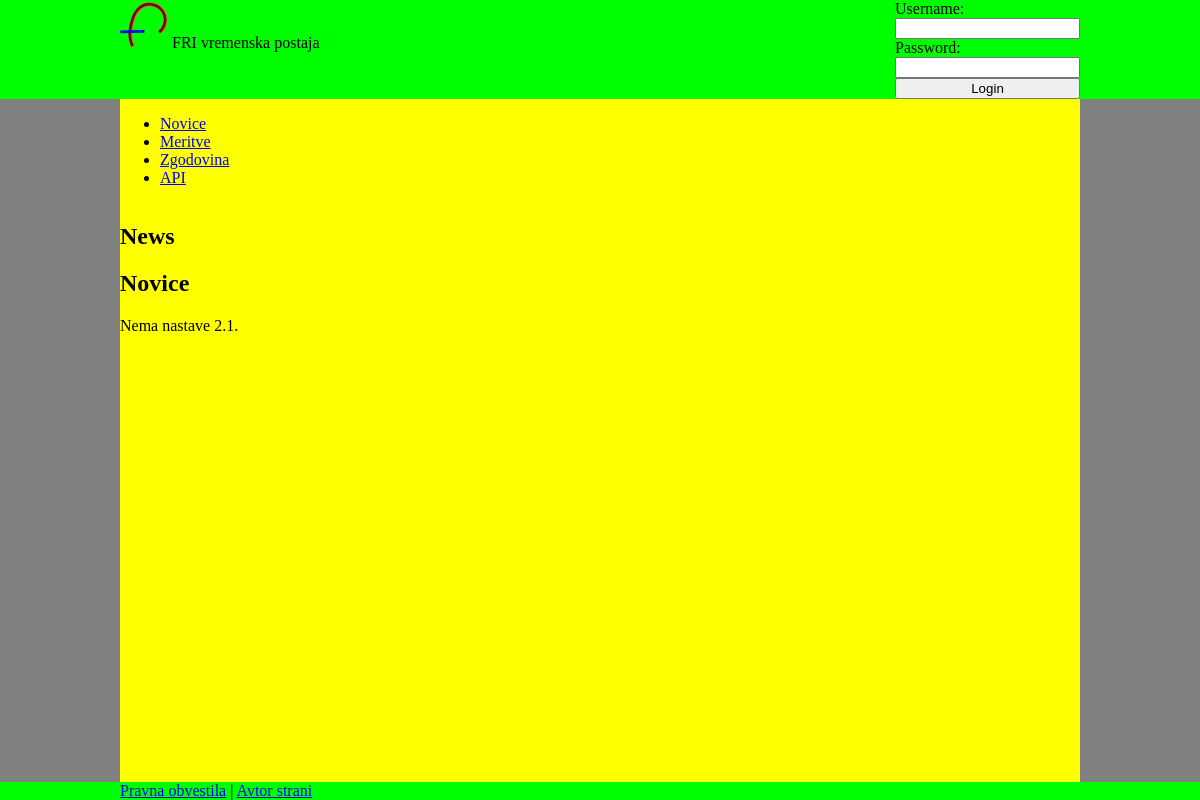
The app's page /, older data.
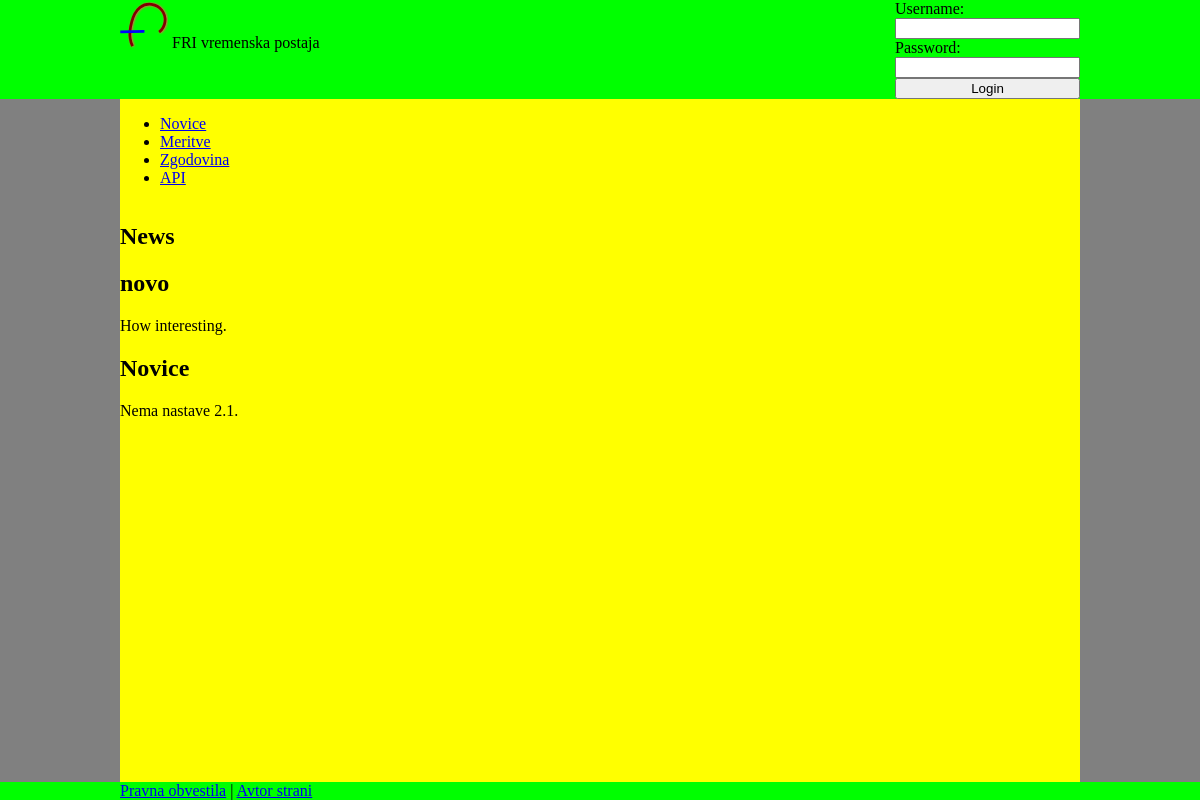
The same page, newer data.
### friws/models.py (models this page shows, shortened)
class Article(models.Model):
    title = models.TextField(max_length=254, default = '')
    content = models.TextField()
    pub_date = models.DateTimeField( default=datetime.now )
    author = models.ForeignKey(User, on_delete=models.SET_NULL, null=True)

### friws/views.py (the view, shortened to what this page needs)
# urls.py: url(r'^$', views.index, name='index'),
def index(request):
  context = {}
  articles = Article.objects.order_by('-pub_date')[:5]
  context['users'] = User.objects.all()
  context['articles'] = articles
  context['loginForm'] = LoginForm()
  return render(request, 'friws/extension.html', context)

### friws/forms.py
class LoginForm(forms.Form):
  username = forms.CharField(label='Username:', max_length=100)
  password = forms.CharField(max_length=100, widget=forms.PasswordInput)

### friws/templates/friws/extension.html
{% extends 'friws/index.html' %}
{% block content %}
  <h1>News </h1>
  {% for article in articles %}
    {% include 'friws/articleTemplate.html' %}
  {% endfor %}
{% endblock %}

### friws/templates/friws/index.html (shortened to what this page needs)
{% load static %}
<!DOCTYPE html>
<html>
  <head>
    <link rel="stylesheet" href="{% static 'friws/style.css' %}">
  </head>
  <body>
    <header>
     <div class="spanner"></div>
     <div class="centered">
        <a href="/"><img src="{% static 'friws/logo.svg' %}" alt="logo"/></a>
        <span>FRI vremenska postaja</span>
        {% if user.is_authenticated %}
        <span class="header-links">Logged in as {{ user.username }}.
          <a href="{% url 'logout' %}">Logout</a>
        </span>
        {% else %}
        <form method="POST" action="#" class="header-links">
         {{ loginForm.as_table }}
         <input type="submit" value="Login" />
        </form>
        {% endif %}
      </div>
      <div class="spanner"></div>
    </header>
    <div class="content">
      <div class="spanner"></div>
      <div class="main centered">
        <nav>
          <ul>
            <li><a href="news.html">Novice</a></li>
            <li><a href="measurements.html">Meritve</a></li>
            <li><a href="history.html">Zgodovina</a></li>
            <li><a href="api.html">API</a></li>
          </ul>
        </nav>
        <div class="under">
          <section class="">
            {% block content %}{% endblock %}
          </section>
        </div>
      </div>
      <div class="spanner"></div>
    </div>
    <footer>
      <div class="spanner">
      </div>
      <div class="centered">
        <a href="/legal.html">Pravna obvestila</a> |
        <a href="/authors.html">Avtor strani</a>
      </div>
      <div class="spanner"></div>
    </footer>
  </body>
</html>

### friws/templates/friws/articleTemplate.html
<article>
  <h2>{{ article.title }}</h2>
  <p>{{ article.content }}</p>
</article>

### friws/static/friws/style.css (style rules this page uses)
header, footer { background:#00ff00; margin:0; display:flex; }
.header-links { float:right; clear:right; }
body { display:flex; flex-flow:column; min-height:100vh; margin:0; background:grey; }
.centered { width:960px; }
.content { min-height:0; flex-grow:1; display:flex; }
article form,form { display:flex; flex-flow:column; }
.main { display:flex; flex-flow: column; background:yellow; }
.spanner { flex-grow:1; }
.under { display: flex; flex-flow: row; }

Row changes from the older to the newer data that the page shows:
added Article: title "novo", content "How interesting."
